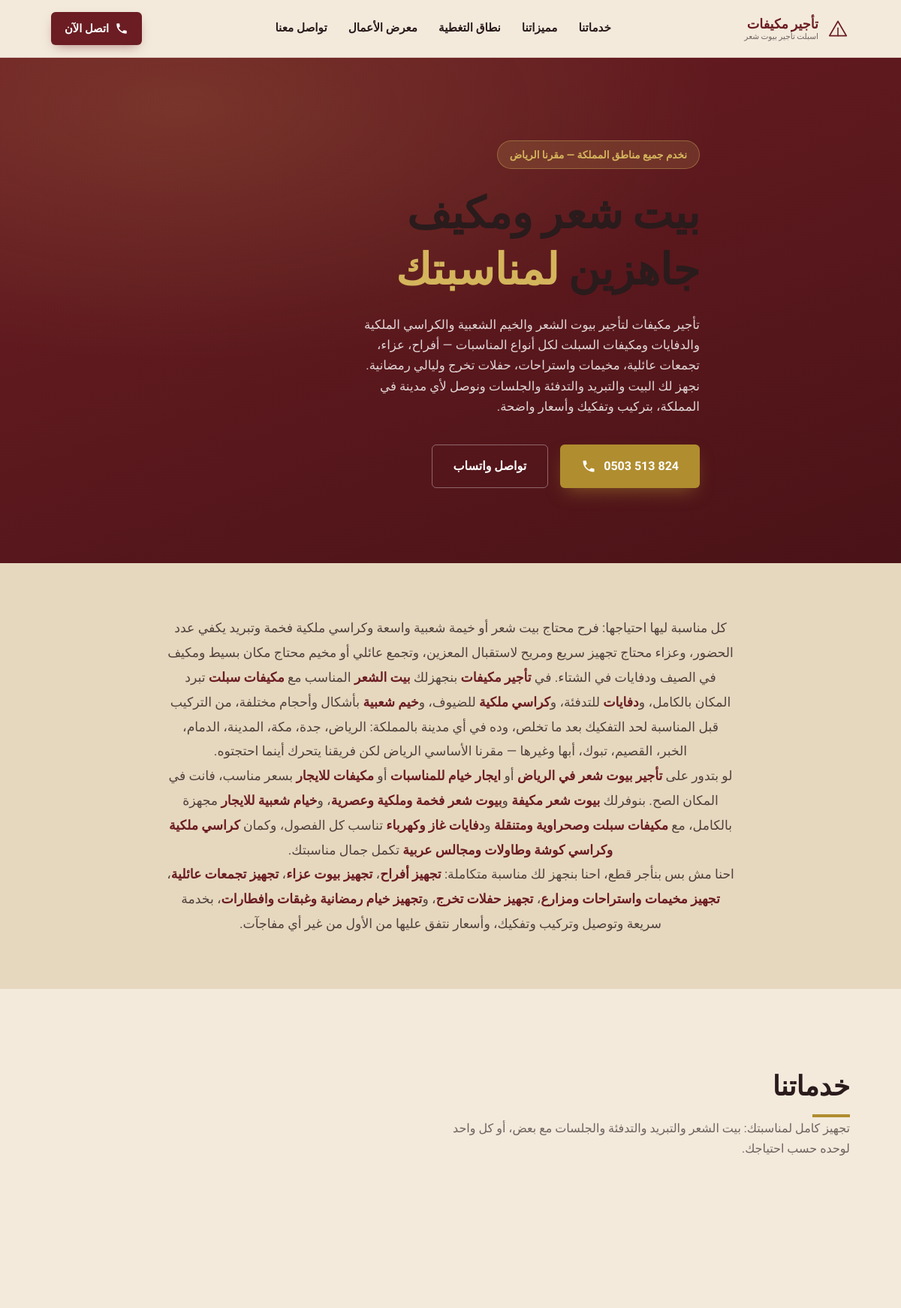
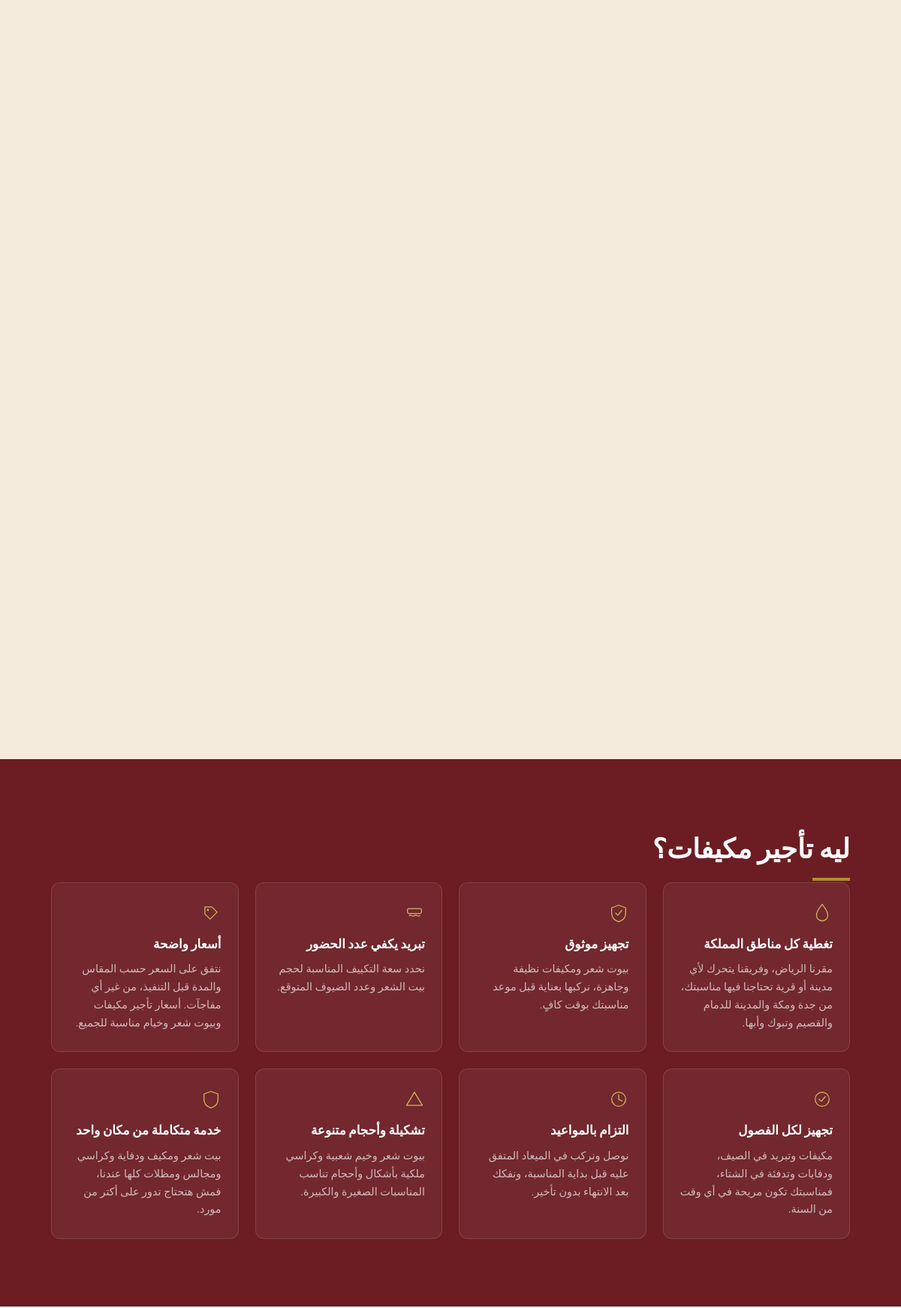
The page / (upper part) on the database its author committed (2 pictures, top to bottom).
### tables this page shows
CREATE TABLE `intro_paragraphs` (
  `id` INT AUTO_INCREMENT PRIMARY KEY,
  `content` TEXT NOT NULL,
  `sort_order` INT DEFAULT 0,
  `is_active` TINYINT(1) DEFAULT 1
);

CREATE TABLE `why_us` (
  `id` INT AUTO_INCREMENT PRIMARY KEY,
  `icon_svg` TEXT,
  `title` VARCHAR(255) NOT NULL,
  `description` TEXT,
  `sort_order` INT DEFAULT 0,
  `is_active` TINYINT(1) DEFAULT 1
);

### includes/functions.php (called while the page is built, shortened)
<?php
function e($str) {
    return htmlspecialchars($str ?? '', ENT_QUOTES, 'UTF-8');
}
function getAllSettings(PDO $pdo): array {
    $rows = $pdo->query('SELECT setting_key, setting_value FROM settings')->fetchAll();
    $out = [];
    foreach ($rows as $r) $out[$r['setting_key']] = $r['setting_value'];
    return $out;
}

### includes/icons.php (called while the page is built, shortened)
<?php
function renderIcon($value, $size = 30, $stroke = 2): string {
    if (str_starts_with(trim($value), '<')) return $value;
    $paths = getIconPaths();
    $path  = $paths[$value] ?? $paths['sparkles'];
    return '<svg viewBox="0 0 24 24" width="'.$size.'" height="'.$size.'" fill="none" stroke="currentColor" stroke-width="'.$stroke.'" stroke-linecap="round" stroke-linejoin="round">'.$path.'</svg>';
}

### index.php (the view, shortened to what this page needs)
<?php
require_once __DIR__ . '/config/database.php';
require_once __DIR__ . '/includes/functions.php';
require_once __DIR__ . '/includes/icons.php';
$s = getAllSettings($pdo);
$whyUs      = $pdo->query('SELECT * FROM why_us WHERE is_active=1 ORDER BY sort_order,id')->fetchAll();
$intros     = $pdo->query('SELECT * FROM intro_paragraphs WHERE is_active=1 ORDER BY sort_order,id')->fetchAll();
$phoneTel     = $s['phone_tel']     ?? '+966503513824';
$phoneDisplay = $s['phone_display'] ?? '0503 513 824';
$whatsapp     = $s['whatsapp']      ?? '966503513824';
?>
<!DOCTYPE html>
<html lang="ar" dir="rtl">
<head>
<link rel="stylesheet" href="style.css">
</head>
<body>
<header class="site-header">
<div class="wrap header-inner">
<a href="#top" class="brand">
<span class="brand-mark" aria-hidden="true">
<svg viewBox="0 0 40 40" width="32" height="32">
<path d="M6 32 L20 8 L34 32 Z" fill="none" stroke="currentColor" stroke-width="2.3" stroke-linejoin="round" />
<path d="M20 32 L20 19" stroke="currentColor" stroke-width="2" stroke-linecap="round" />
</svg>
</span>
<span class="brand-name"> <?= e($s['site_name'] ?? '') ?> <em> اسبلت تأجير بيوت شعر</em></span>
</a>
<nav class="main-nav" id="mainNav" aria-label="التنقل الرئيسي">
<a href="#services">خدماتنا</a>
<a href="#why">مميزاتنا</a>
<a href="#coverage">نطاق التغطية</a>
<a href="#gallery">معرض الأعمال</a>
<a href="#contact">تواصل معنا</a>
</nav>
<div class="header-actions">
<a class="header-call" href="tel:<?= e($phoneTel) ?>">
<svg viewBox="0 0 24 24" width="18" height="18" aria-hidden="true">
<path fill="currentColor" d="M6.6 10.8c1.4 2.8 3.8 5.2 6.6 6.6l2.2-2.2c.3-.3.7-.4 1-.2 1.1.4 2.3.6 3.6.6.6 0 1 .4 1 1V20c0 .6-.4 1-1 1-9.4 0-17-7.6-17-17 0-.6.4-1 1-1h3.4c.6 0 1 .4 1 1 0 1.3.2 2.5.6 3.6.1.4 0 .8-.2 1L6.6 10.8z" />
</svg>
<span>اتصل الآن</span>
</a>
</div>
</div>
</header>
<main id="top">
<section class="hero">
<div class="lanterns" aria-hidden="true">
</div>
<div class="wrap hero-inner">
<p class="hero-badge"><?= e($s['hero_badge'] ?? '') ?></p>
<h1 class="hero-title">
<span class="flap-line" data-flap><?= e($s['hero_line1'] ?? '') ?></span>
<span class="flap-line" data-flap><?= $s['hero_line2'] ?? '' ?></span>
</h1>
<p class="hero-sub">
<?= nl2br(e($s['hero_sub'] ?? '')) ?>
</p>
<div class="hero-actions">
<a class="btn btn-primary" href="tel:<?= e($phoneTel) ?>">
<svg viewBox="0 0 24 24" width="20" height="20" aria-hidden="true">
<path fill="currentColor" d="M6.6 10.8c1.4 2.8 3.8 5.2 6.6 6.6l2.2-2.2c.3-.3.7-.4 1-.2 1.1.4 2.3.6 3.6.6.6 0 1 .4 1 1V20c0 .6-.4 1-1 1-9.4 0-17-7.6-17-17 0-.6.4-1 1-1h3.4c.6 0 1 .4 1 1 0 1.3.2 2.5.6 3.6.1.4 0 .8-.2 1L6.6 10.8z" />
</svg>
<?= e($phoneDisplay) ?>
</a>
<a class="btn btn-ghost" href="https://wa.me/<?= e($whatsapp) ?>" target="_blank" rel="noopener">تواصل واتساب</a>
</div>
</div>
</section>
<section class="intro">
<div class="wrap intro-inner">
<?php foreach ($intros as $p): ?>
<p><?= $p['content'] ?></p>
<?php endforeach; ?>
</div>
</section>
<section class="services" id="services">
<div class="wrap">
<h2 class="section-title">خدماتنا</h2>
<p class="section-sub">تجهيز كامل لمناسبتك: بيت الشعر والتبريد والتدفئة والجلسات مع بعض، أو كل واحد لوحده حسب احتياجك.</p>
<div class="services-grid">
</div>
</div>
</section>
<section class="why" id="why">
<div class="wrap">
<h2 class="section-title light">ليه تأجير مكيفات؟</h2>
<div class="why-grid">
<?php foreach ($whyUs as $w): ?>
<div class="why-card">
<span class="why-icon"><?= renderIcon($w['icon_svg'], 28, 2) ?></span>
<h3><?= e($w['title']) ?></h3>
<p><?= e($w['description']) ?></p>
</div>
<?php endforeach; ?>
</div>
</div>
</section>
</main>
</body>
</html>

### rows shown on the page
intro_paragraphs: content "كل مناسبة ليها احتياجها: فرح محتاج بيت شعر أو خيمة شعبية واسعة وكراسي ملكية فخمة وتبريد يكفي عدد الحضور، وعزاء محتاج تجهيز سريع ومريح لاستقبال المعزين، وتجمع عائلي أو مخيم محتاج مكان بسيط ومكيف في الصيف ودفايات في الشتاء. في تأجير مكيفات بنجهزلك بيت الشعر المناسب مع مكيفات سبلت تبرد المكان بالكامل، و دفايات للتدفئة، و كراسي ملكية للضيوف، و خيم شعبية بأشكال وأحجام مختلفة، من التركيب قبل المناسبة لحد التفكيك بعد ما تخلص، وده في أي مدينة بالمملكة: الرياض، جدة، مكة، المدينة، الدمام، الخبر، القصيم، تبوك، أبها وغيرها — مقرنا الأساسي الرياض لكن فريقنا يتحرك أينما احتجتوه."
intro_paragraphs: content "لو بتدور على تأجير بيوت شعر في الرياض أو ايجار خيام للمناسبات أو مكيفات للايجار بسعر مناسب، فانت في المكان الصح. بنوفرلك بيوت شعر مكيفة و بيوت شعر فخمة وملكية وعصرية ، و خيام شعبية للايجار مجهزة بالكامل، مع مكيفات سبلت وصحراوية ومتنقلة و دفايات غاز وكهرباء تناسب كل الفصول، وكمان كراسي ملكية وكراسي كوشة وطاولات ومجالس عربية تكمل جمال مناسبتك."
intro_paragraphs: content "احنا مش بس بنأجر قطع، احنا بنجهز لك مناسبة متكاملة: تجهيز أفراح ، تجهيز بيوت عزاء ، تجهيز تجمعات عائلية ، تجهيز مخيمات واستراحات ومزارع ، تجهيز حفلات تخرج ، و تجهيز خيام رمضانية وغبقات وافطارات ، بخدمة سريعة وتوصيل وتركيب وتفكيك، وأسعار نتفق عليها من الأول من غير أي مفاجآت."
why_us: title "تغطية كل مناطق المملكة", description "مقرنا الرياض، وفريقنا يتحرك لأي مدينة أو قرية تحتاجنا فيها مناسبتك، من جدة ومكة والمدينة للدمام والقصيم وتبوك وأبها."
why_us: title "تجهيز موثوق", description "بيوت شعر ومكيفات نظيفة وجاهزة، نركبها بعناية قبل موعد مناسبتك بوقت كافٍ."
why_us: title "تبريد يكفي عدد الحضور", description "نحدد سعة التكييف المناسبة لحجم بيت الشعر وعدد الضيوف المتوقع."
why_us: title "أسعار واضحة", description "نتفق على السعر حسب المقاس والمدة قبل التنفيذ، من غير أي مفاجآت. أسعار تأجير مكيفات وبيوت شعر وخيام مناسبة للجميع."
why_us: title "تجهيز لكل الفصول", description "مكيفات وتبريد في الصيف، ودفايات وتدفئة في الشتاء، فمناسبتك تكون مريحة في أي وقت من السنة."
why_us: title "التزام بالمواعيد", description "نوصل ونركب في الميعاد المتفق عليه قبل بداية المناسبة، ونفكك بعد الانتهاء بدون تأخير."
why_us: title "تشكيلة وأحجام متنوعة", description "بيوت شعر وخيم شعبية وكراسي ملكية بأشكال وأحجام تناسب المناسبات الصغيرة والكبيرة."
why_us: title "خدمة متكاملة من مكان واحد", description "بيت شعر ومكيف ودفاية وكراسي ومجالس ومظلات كلها عندنا، فمش هتحتاج تدور على أكتر من مورد."

### other values the page prints
$s['site_name'] "تأجير مكيفات"
$s['hero_badge'] "نخدم جميع مناطق المملكة — مقرنا الرياض"
$s['hero_line1'] "بيت شعر ومكيف"
$s['hero_line2'] "لمناسبتك"
$phoneDisplay "0503 513 824"
